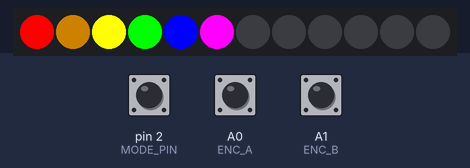
Bench run of a sketch on a simulated Arduino Uno, built with avr-gcc and run on an emulated ATmega328P. On the bench: 12 RGB LEDs in strip order, left to right. The test bench sets the inputs (shaded band); at power-on: pin 2 (MODE_PIN) HIGH, A0 (ENC_A) HIGH, A1 (ENC_B) HIGH. Dim RGB values are drawn brighter than linear.

Above: at 1.2 s.
1.3 s: pin 2 (MODE_PIN) pulled LOW for 0.15 s
At 2.3 s:
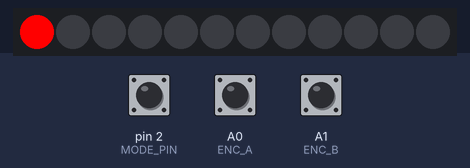
2.9 s: pin 2 (MODE_PIN) pulled LOW for 1 s
At 3.5 s:
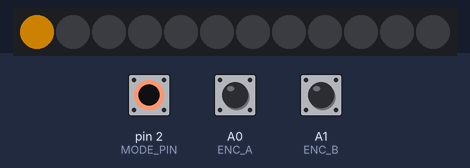
5.4 s: pin 2 (MODE_PIN) pulled LOW for 0.15 s
At 6.6 s:
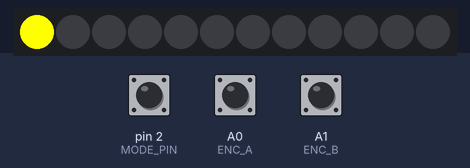
7.0 s: pin 2 (MODE_PIN) pulled LOW for 3.2 s
At 7.9 s:
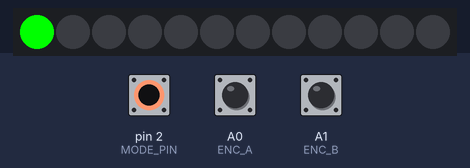
11.7 s: pin 2 (MODE_PIN) pulled LOW for 0.15 s
At 12.6 s:
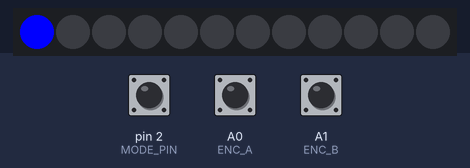
13.3 s: pin 2 (MODE_PIN) pulled LOW for 1 s
At 13.9 s:
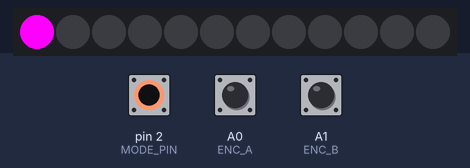
Timing chart, 0 to 16.3 s (numbered marks = the images above; inputs shaded):
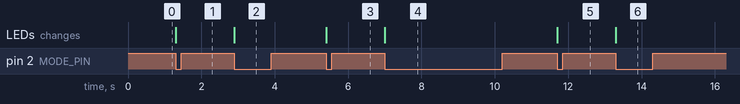

Measured:
- after the input at 1.3 s, the LEDs: change at once (image 1)
- after the input at 2.9 s, the LEDs: change at once (image 2)
- after the input at 5.4 s, the LEDs: change at once (image 3)
- after the input at 7.0 s, the LEDs: change at once (image 4)
- after the input at 11.7 s, the LEDs: change at once (image 5)
- after the input at 13.3 s, the LEDs: change at once (image 6)

The sketch:

rotery-encoder-no-int-fancy.ino
```cpp
/* Rotary encoder read example without any interrupt
Dan McCreary with help by Mary McCreary
http://www.circuitsathome.com/mcu/programming/reading-rotary-encoder-on-arduino
connect the center wire to ground.  Connect the side pins to Analog ports
Connect the middle pin of the rotery encoder to ground */
#define ENC_A A0 // Hook one end of the rotery encoder to analog pin A0
#define ENC_B A1 // Hook the other end of the rotery encoder to Analog pin A1
#define ENC_PORT PINC
#define MODE_PIN 2 // Put one of the push knob here and the other to ground
#define NUM_MODES 8 // The number of display pattern modes

#include <Adafruit_NeoPixel.h>
#define LEDPIN 12 // connect the Data from the strip to this pin on the Arduino
#define NUMBER_PIXELS 12 // the number of pixels in your LED strip
Adafruit_NeoPixel strip = Adafruit_NeoPixel(NUMBER_PIXELS, LEDPIN, NEO_GRB + NEO_KHZ800);

uint8_t patternMode = 0;
uint8_t patternMode2 = 0;

int oldPixel = 0;
int newPixel = 0;

// Used to debounce the pattern mode button
// Variables will change:
int ledState = HIGH;         // the current state of the output pin
int buttonState;             // the current reading from the input pin
int lastButtonState = LOW;   // the previous reading from the input pin

// the following variables are long's because the time, measured in miliseconds,
// will quickly become a bigger number than can be stored in an int.
long lastDebounceTime = 0;  // the last time the output pin was toggled
long debounceDelay = 250;    // the debounce time; increase if the output flickers

void setup()
{
  strip.begin(); // initialize the LED strip

  // Setup encoder pins as inputs
  pinMode(ENC_A, INPUT);
  digitalWrite(ENC_A, HIGH);
  pinMode(ENC_B, INPUT);
  digitalWrite(ENC_B, HIGH);

  // Have the mode float high using the internal pullup resistor, pull down to ground if pressed
  pinMode(MODE_PIN, INPUT_PULLUP);

  attachInterrupt(0, isr, FALLING);  // run the isr function when the push button goes down to LOW

  //Serial.begin (9600);
  //Serial.println("Start");
}

void loop()
{
 static uint8_t counter = 0;      //this variable will be changed by encoder input
 int8_t tmpdata;                  // temporary place to store our encoder reading, -1, 0 or +1
 oldPixel = counter % NUMBER_PIXELS;

  // get the new data
  tmpdata = read_encoder(); // get the new value, -1, 0, or 1
  if (tmpdata) {            // we only change if we have a new value
    // Serial.print("Counter=");
    //Serial.print(counter, DEC);

    //Serial.print("  Display mode1=: ");
    //Serial.print(patternMode, DEC);

    //Serial.print("  Time=: ");
    //Serial.print(lastDebounceTime, DEC);

    counter += tmpdata;  // make the counter go down, or up by one - every "click" is 4 changes
  };

  drawPattern(oldPixel, counter);  // draw a pattern, erase the old and draw the new
}

/* Returns change in encoder state (-1,0,1)
   This must be in the main loop() with no delay to make sure we don't
   skip over some changes.  To avoid missing clicks, we should use
   the example that uses and interrupt service routing (ISR)
*/
int8_t read_encoder()
{
  static int8_t enc_states[] = {0,-1,1,0,1,0,0,-1,-1,0,0,1,0,1,-1,0};
  static uint8_t old_AB = 0;
  /**/
  old_AB <<= 2;                   //remember previous state
  old_AB |= ( ENC_PORT & 0x03 );  //add current state
  return ( enc_states[( old_AB & 0x0f )]);
}

// Interrupt Service Routine (ISR) for the pattern mode button press
// Note that we have a debounce delay check
void isr() {
  // only increment the mode once every debounceDelay interval
  if ((millis() - lastDebounceTime) > debounceDelay) {
    // whatever the reading is at, it's been there for longer
    // than the debounce delay, so take it as the actual current state:
    // only increment the pattern mode if the new button state is HIGH
    patternMode = (patternMode + 1) % NUM_MODES; // add one to the pattern mode but do a modulo
    lastDebounceTime = millis(); // reset the timer
  }
}

// draw a pattern, erase at the old and draw at the new one
void drawPattern(uint8_t oldPiexl, uint8_t counter) {
  // turn the old pixels off
  strip.setPixelColor(oldPixel, 0, 0, 0);
  strip.setPixelColor((oldPixel+1) % NUMBER_PIXELS, 0, 0, 0);
  strip.setPixelColor((oldPixel+2) % NUMBER_PIXELS, 0, 0, 0);
  strip.setPixelColor((oldPixel+3) % NUMBER_PIXELS, 0, 0, 0);
  strip.setPixelColor((oldPixel+4) % NUMBER_PIXELS, 0, 0, 0);
  strip.setPixelColor((oldPixel+5) % NUMBER_PIXELS, 0, 0, 0);
  strip.setPixelColor((oldPixel+6) % NUMBER_PIXELS, 0, 0, 0);
  // make the new pixel the counter modulo the number of pixels
  newPixel = counter % NUMBER_PIXELS;

  // turn on the new pixel
  if (patternMode == 0) {
    strip.setPixelColor(newPixel, 255, 0, 0);      // red
    strip.setPixelColor((newPixel + 1) % NUMBER_PIXELS, 110, 70, 0); // orange
    strip.setPixelColor((newPixel + 2) % NUMBER_PIXELS, 255, 255, 0);    // yellow
    strip.setPixelColor((newPixel + 3) % NUMBER_PIXELS, 0, 255, 0);
    strip.setPixelColor((newPixel + 4) % NUMBER_PIXELS, 0, 0, 255);
    strip.setPixelColor((newPixel + 5) % NUMBER_PIXELS, 255, 0, 255);

  }
  if (patternMode == 1) {  // red
    strip.setPixelColor(newPixel, 255, 0, 0);
  }
  if (patternMode == 2) {  //  orange
    strip.setPixelColor(newPixel, 110, 70, 0);
  }
  if (patternMode == 3) { // yellow
    strip.setPixelColor(newPixel, 255, 255, 0);
  }
  if (patternMode == 4) { // green
    strip.setPixelColor(newPixel, 0, 255, 0);
  }
  if (patternMode == 5) { // blue
    strip.setPixelColor(newPixel, 0, 0, 255);
  }
  if (patternMode == 6) { // indigo
    strip.setPixelColor(newPixel, 255, 0, 255);
  }
  if (patternMode == 7) { // violet
    strip.setPixelColor(newPixel, 25, 0, 25);
  }
  strip.show();
};
```
